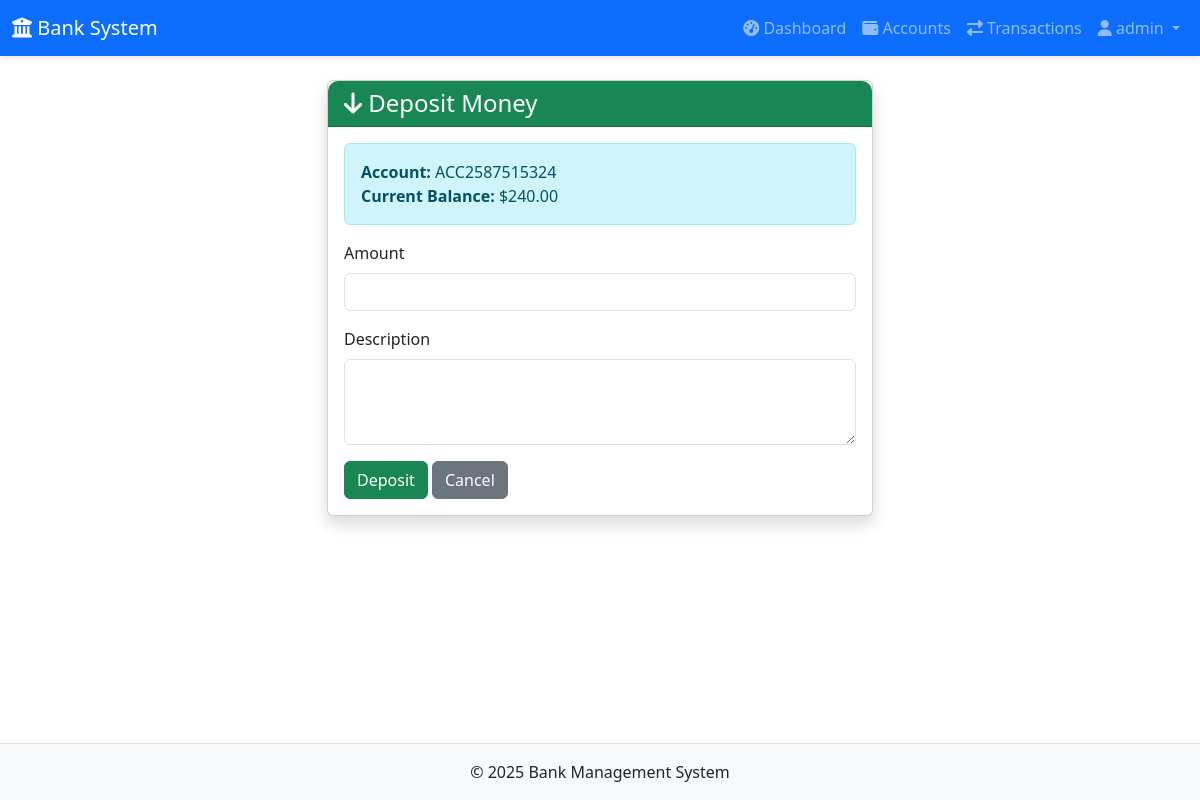
Page /transactions/deposit/2/ (signed in) on the committed database.
### users/models.py (models this page shows, shortened)
class User(AbstractUser):
    phone = models.CharField(max_length=15, blank=True, null=True)

### accounts/models.py (models this page shows, shortened)
class Account(models.Model):
    ACCOUNT_TYPES = [
        ('savings', 'Savings'),
        ('checking', 'Checking'),
        ('business', 'Business'),
    ]
    user = models.ForeignKey(settings.AUTH_USER_MODEL, on_delete=models.CASCADE, related_name='accounts')
    account_number = models.CharField(max_length=20, unique=True)
    account_type = models.CharField(max_length=20, choices=ACCOUNT_TYPES, default='savings')
    balance = models.DecimalField(max_digits=12, decimal_places=2, default=0.00)
    created_at = models.DateTimeField(auto_now_add=True)
    updated_at = models.DateTimeField(auto_now=True)
    is_active = models.BooleanField(default=True)
    class Meta:
        ordering = ['-created_at']

### transactions/views.py (the view)
# urls.py: path('deposit/<int:account_pk>/', views.deposit, name='deposit'),
@login_required
@transaction.atomic
def deposit(request, account_pk):
    account = get_object_or_404(Account, pk=account_pk, user=request.user)
    if request.method == 'POST':
        form = DepositForm(request.POST)
        if form.is_valid():
            trans = form.save(commit=False)
            trans.transaction_type = 'deposit'
            trans.to_account = account
            trans.save()
            account.balance += trans.amount
            account.save()
            messages.success(request, f'Successfully deposited ${trans.amount} to account {account.account_number}')
            return redirect('account_detail', pk=account.pk)
    else:
        form = DepositForm()
    return render(request, 'transactions/deposit.html', {'form': form, 'account': account})

### transactions/forms.py
class DepositForm(forms.ModelForm):
    class Meta:
        model = Transaction
        fields = ['amount', 'description']
        widgets = {
            'amount': forms.NumberInput(attrs={'class': 'form-control', 'step': '0.01', 'min': '0.01'}),
            'description': forms.Textarea(attrs={'class': 'form-control', 'rows': 3}),
        }

### templates/transactions/deposit.html (shortened to what this page needs)
{% extends 'base.html' %}
{% block content %}
<div class="row justify-content-center">
    <div class="col-md-6">
        <div class="card shadow">
            <div class="card-header bg-success text-white">
                <h4 class="mb-0"><i class="fas fa-arrow-down"></i> Deposit Money</h4>
            </div>
            <div class="card-body">
                <div class="alert alert-info">
                    <strong>Account:</strong> {{ account.account_number }}<br>
                    <strong>Current Balance:</strong> ${{ account.balance }}
                </div>
                <form method="post">
                    {% for field in form %}
                    <div class="mb-3">
                        <label for="{{ field.id_for_label }}" class="form-label">{{ field.label }}</label>
                        {{ field }}
                    </div>
                    {% endfor %}
                    <button type="submit" class="btn btn-success">Deposit</button>
                    <a href="{% url 'account_detail' account.pk %}" class="btn btn-secondary">Cancel</a>
                </form>
            </div>
        </div>
    </div>
</div>
{% endblock %}

### templates/includes/_navbar.html (shortened to what this page needs)
<nav class="navbar navbar-expand-lg navbar-dark bg-primary">
    <div class="container-fluid">
        <a class="navbar-brand" href="{% url 'dashboard' %}">
            <i class="fas fa-university"></i> Bank System
        </a>
        <div class="collapse navbar-collapse" id="navbarNav">
            {% if user.is_authenticated %}
            <ul class="navbar-nav ms-auto">
                <li class="nav-item">
                    <a class="nav-link" href="{% url 'dashboard' %}">
                        <i class="fas fa-tachometer-alt"></i> Dashboard
                    </a>
                </li>
                <li class="nav-item">
                    <a class="nav-link" href="{% url 'account_list' %}">
                        <i class="fas fa-wallet"></i> Accounts
                    </a>
                </li>
                <li class="nav-item">
                    <a class="nav-link" href="{% url 'transaction_list' %}">
                        <i class="fas fa-exchange-alt"></i> Transactions
                    </a>
                </li>
                <li class="nav-item dropdown">
                    <a class="nav-link dropdown-toggle" href="#" id="userDropdown" role="button" data-bs-toggle="dropdown">
                        <i class="fas fa-user"></i> {{ user.username }}
                    </a>
                </li>
            </ul>
            {% endif %}
        </div>
    </div>
</nav>

### static/css/style.css (style rules this page uses)
body { font-family: 'Segoe UI', Tahoma, Geneva, Verdana, sans-serif; background-color: #f8f9fa; min-height: 100vh; display: flex; flex-direction: column; }
.card { border-radius: 10px; margin-bottom: 20px; transition: transform 0.2s, box-shadow 0.2s; }
.card-header { border-radius: 10px 10px 0 0 !important; font-weight: 600; }
.btn { border-radius: 5px; transition: all 0.2s; }
.navbar { box-shadow: 0 2px 4px rgba(0,0,0,.1); }
.form-control, .form-select { border-radius: 5px; border: 1px solid #ced4da; }
.alert { border-radius: 8px; border-left: 4px solid; }
.alert-info { border-left-color: #0dcaf0; }

### rows in the picture
User: username "admin"
Account: account_number "ACC2587515324", balance "240.00"

### other values in the picture
{{ field.label }} "Amount" "Description"
